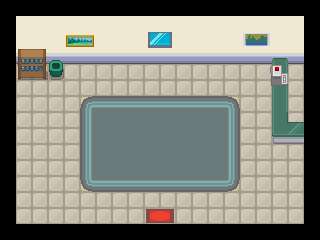

A 2D game scene composited from a Tiled map and its tileset images. What follows is a short description and the map's XML, with every tile layer's data as written:
An orthogonal 20x15 tile map with 16x16 px tiles, 5 tile layers (L0_floor, L1_floor, L2_object, L3_object, ...), 2 tilesets.

<map version="1.10" tiledversion="1.10.2" orientation="orthogonal" renderorder="right-down" width="20" height="15" tilewidth="16" tileheight="16" infinite="0" nextlayerid="6" nextobjectid="1">
 <editorsettings>
  <export target="../../../before/overworld-006.json" format="json" />
 </editorsettings>
 <tileset firstgid="1" source="floor.tsx" />
 <tileset firstgid="1281" source="object.tsx" />
 <layer id="1" name="L0_floor" width="20" height="15">
  <data encoding="csv">
265,265,265,265,265,265,265,265,265,265,265,265,265,265,265,265,265,265,265,265,
265,265,265,265,265,265,265,265,265,265,265,265,265,265,265,265,265,265,265,265,
265,265,265,265,265,265,265,265,265,265,265,265,265,265,265,265,265,265,265,265,
265,265,265,265,265,265,265,265,265,265,265,265,265,265,265,265,265,265,265,265,
265,265,265,265,265,265,265,265,265,265,265,265,265,265,265,265,265,265,265,265,
265,265,265,265,265,265,265,265,265,265,265,265,265,265,265,265,265,265,265,265,
265,265,265,265,265,265,265,265,265,265,265,265,265,265,265,265,265,265,265,265,
265,265,265,265,265,265,265,265,265,265,265,265,265,265,265,265,265,265,265,265,
265,265,265,265,265,265,265,265,265,265,265,265,265,265,265,265,265,265,265,265,
265,265,265,265,265,265,265,265,265,265,265,265,265,265,265,265,265,265,265,265,
265,265,265,265,265,265,265,265,265,265,265,265,265,265,265,265,265,265,265,265,
265,265,265,265,265,265,265,265,265,265,265,265,265,265,265,265,265,265,265,265,
265,265,265,265,265,265,265,265,265,265,265,265,265,265,265,265,265,265,265,265,
265,265,265,265,265,265,265,265,265,265,265,265,265,265,265,265,265,265,265,265,
265,265,265,265,265,265,265,265,265,265,265,265,265,265,265,265,265,265,265,265
</data>
 </layer>
 <layer id="2" name="L1_floor" width="20" height="15">
  <data encoding="csv">
0,0,0,0,0,0,0,0,0,0,0,0,0,0,0,0,0,0,0,0,
0,0,0,0,0,0,0,0,0,0,0,0,0,0,0,0,0,0,0,0,
0,0,0,0,0,0,0,0,0,0,0,0,0,0,0,0,0,0,0,0,
0,0,0,0,0,0,0,0,0,0,0,0,0,0,0,0,0,0,0,0,
0,0,0,0,0,0,0,0,0,0,0,0,0,0,0,0,0,0,0,0,
0,0,0,0,0,0,0,0,0,0,0,0,0,0,0,0,0,0,0,0,
0,0,0,0,0,0,0,0,0,0,0,0,0,0,0,0,0,0,0,0,
0,0,0,0,0,0,0,0,0,0,0,0,0,0,0,0,0,0,0,0,
0,0,0,0,0,0,0,0,0,0,0,0,0,0,0,0,0,0,0,0,
0,0,0,0,0,0,0,0,0,0,0,0,0,0,0,0,0,0,0,0,
0,0,0,0,0,0,0,0,0,0,0,0,0,0,0,0,0,0,0,0,
0,0,0,0,0,0,0,0,0,0,0,0,0,0,0,0,0,0,0,0,
0,0,0,0,0,0,0,0,0,0,0,0,0,0,0,0,0,0,0,0,
0,0,0,0,0,0,0,0,0,0,0,0,0,0,0,0,0,0,0,0,
0,0,0,0,0,0,0,0,0,0,0,0,0,0,0,0,0,0,0,0
</data>
 </layer>
 <layer id="3" name="L2_object" width="20" height="15">
  <data encoding="csv">
1330,1330,1330,1330,1330,1330,1330,1330,1330,1330,1330,1330,1330,1330,1330,1330,1330,1330,1330,1330,
1330,1425,1426,1426,1426,1426,1426,1426,1426,1426,1426,1426,1426,1426,1426,1426,1426,1426,1426,1330,
1330,1425,1426,1426,1426,1426,1426,1426,1426,1426,1426,1426,1426,1426,1426,1426,1426,1426,1426,1330,
1330,1473,1473,1473,1473,1473,1473,1473,1473,1473,1473,1473,1473,1473,1473,1473,1473,1473,1473,1330,
1330,0,0,0,1660,1661,1662,0,1660,1661,1662,0,1708,1709,1710,0,0,0,0,1330,
1330,0,0,0,1660,1661,1662,0,1660,1661,1662,0,1708,1709,1710,0,0,0,0,1330,
1330,1660,1661,1662,0,1353,1354,1354,1354,1354,1354,1354,1354,1354,1355,0,0,0,0,1330,
1330,1660,1661,1662,0,1401,1402,1402,1402,1402,1402,1402,1402,1402,1403,0,0,0,0,1330,
1330,1660,1661,1662,0,1401,1402,1402,1402,1402,1402,1402,1402,1402,1403,0,0,0,0,1330,
1330,1708,1709,1710,0,1401,1402,1402,1402,1402,1402,1402,1402,1402,1403,0,1708,1709,1710,1330,
1330,1708,1709,1710,0,1401,1402,1402,1402,1402,1402,1402,1402,1402,1403,0,1708,1709,1710,1330,
1330,1708,1709,1710,0,1449,1450,1450,1450,1450,1450,1450,1450,1450,1451,0,1708,1709,1710,1330,
1330,0,0,0,0,0,0,0,0,0,0,0,0,0,0,0,1708,1709,1710,1330,
1330,0,0,0,0,0,0,0,0,1455,1456,0,0,0,0,0,0,0,0,1330,
1330,1330,1330,1330,1330,1330,1330,1330,1330,1330,1330,1330,1330,1330,1330,1330,1330,1330,1330,1330
</data>
 </layer>
 <layer id="4" name="L3_object" width="20" height="15">
  <data encoding="csv">
0,0,0,0,0,0,0,0,0,0,0,0,0,0,0,0,0,0,0,0,
0,0,0,0,0,0,0,0,0,0,0,0,0,0,0,0,0,0,0,0,
0,0,0,0,0,0,0,0,0,0,0,0,0,0,0,0,0,0,0,0,
0,2946,2947,0,0,0,0,0,0,0,0,0,0,0,0,0,0,0,0,0,
0,2994,2995,4724,0,0,1660,1661,1662,0,1660,1661,1662,0,1708,1709,1710,4428,0,0,
0,0,0,0,0,0,1660,1661,1662,0,1660,1661,1662,0,1708,1709,1710,4428,0,0,
0,0,0,0,0,0,0,0,0,0,0,0,0,0,0,0,0,4428,0,0,
0,0,0,0,0,0,0,0,0,0,0,0,0,0,0,0,0,4425,0,0,
0,0,0,0,0,0,0,0,0,0,0,0,0,0,0,0,0,4473,4474,0,
0,0,0,0,0,0,0,0,0,0,0,0,0,0,0,0,0,0,0,0,
0,0,0,0,0,0,0,0,0,0,0,0,0,0,0,0,0,0,0,0,
0,0,0,0,0,0,0,0,0,0,0,0,0,0,0,0,0,0,0,0,
0,0,0,0,0,0,0,0,0,0,0,0,0,0,0,0,0,0,0,0,
0,0,0,0,0,0,0,0,0,0,0,0,0,0,0,0,0,0,0,0,
0,0,0,0,0,0,0,0,0,0,0,0,0,0,0,0,0,0,0,0
</data>
 </layer>
 <layer id="5" name="foreground" width="20" height="15">
  <data encoding="csv">
0,0,0,0,0,0,0,0,0,0,0,0,0,0,0,0,0,0,0,0,
0,0,0,0,0,0,0,0,0,0,0,0,0,0,0,0,0,0,0,0,
0,0,0,0,3401,3402,0,0,0,3071,3072,0,0,0,0,3405,3406,0,0,0,
0,0,0,4676,0,0,0,0,0,0,0,0,0,0,0,0,0,4380,0,0,
0,0,0,0,0,0,0,0,0,0,0,0,0,0,0,0,2147484965,2147484964,0,0,
0,0,0,0,0,0,0,0,0,0,0,0,0,0,0,0,2147485013,2147485012,0,0,
0,0,0,0,0,0,0,0,0,0,0,0,0,0,0,0,0,0,0,0,
0,0,0,0,0,0,0,0,0,0,0,0,0,0,0,0,0,0,4426,0,
0,0,0,0,0,0,0,0,0,0,0,0,0,0,0,0,0,0,0,0,
0,0,0,0,0,0,0,0,0,0,0,0,0,0,0,0,0,0,0,0,
0,0,0,0,0,0,0,0,0,0,0,0,0,0,0,0,0,0,0,0,
0,0,0,0,0,0,0,0,0,0,0,0,0,0,0,0,0,0,0,0,
0,0,0,0,0,0,0,0,0,0,0,0,0,0,0,0,0,0,0,0,
0,0,0,0,0,0,0,0,0,0,0,0,0,0,0,0,0,0,0,0,
0,0,0,0,0,0,0,0,0,0,0,0,0,0,0,0,0,0,0,0
</data>
 </layer>
</map>
